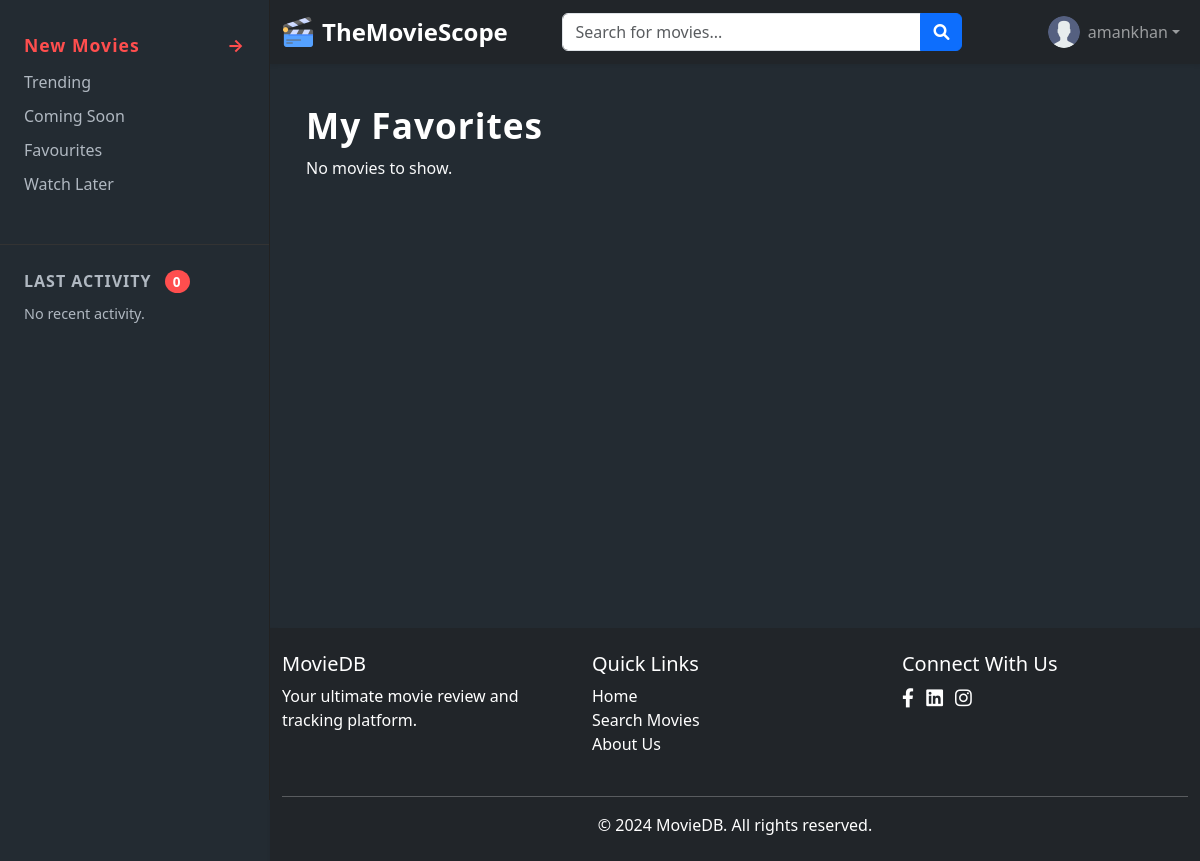
The page /favorites/ (signed in) on the database as committed earlier.
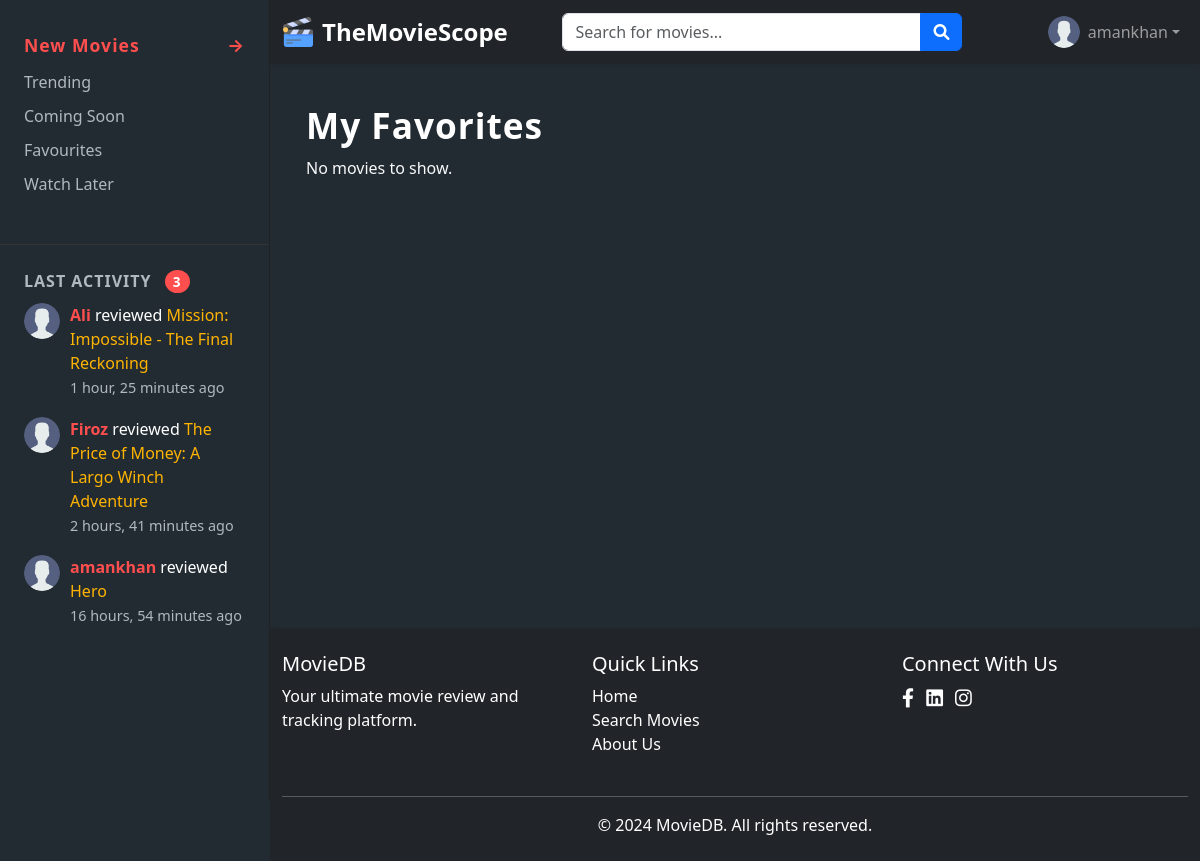
The same page on the database as committed later.
### reviews/models.py (models this page shows, shortened)
class Review(models.Model):
    user = models.ForeignKey(User, on_delete=models.CASCADE, related_name='reviews')
    tmdb_id = models.IntegerField()
    movie_title = models.CharField(max_length=255)
    rating = models.PositiveSmallIntegerField()
    text = models.TextField()
    created_at = models.DateTimeField(auto_now_add=True)

### core/views.py (the view)
# urls.py: path('favorites/', views.favorites, name='favorites'),
def favorites(request):
    if not request.user.is_authenticated:
        return redirect('accounts:login')
    movies = SavedMovie.objects.filter(user=request.user)
    return render(request, "movies_list.html", {
        "section_title": "My Favorites",
        "movies": movies,
        "is_saved": True,
    })

### core/context_processors.py (called while the page is built)
def recent_reviews(request):
    return {
        'reviews_sidebar': Review.objects.select_related('user__profile').order_by('-created_at')[:3]
    }

### templates/movies_list.html (shortened to what this page needs)
{% extends 'base.html' %}
{% block content %}
<div class="container-fluid px-4">
    <h2 class="movie-section-title">{{ section_title }}</h2>
    <div class="movies-grid">
        {% for movie in movies %}
        <div class="movie-card">
            <a href="{% url 'movies:detail' movie.id %}">
                <img class="movie-poster" src="https://image.tmdb.org/t/p/w500{{ movie.poster_path }}"
                    alt="{{ movie.title }}">
                <span class="movie-rating-badge">
                    {{ movie.vote_average|default:"-" }}
                </span>
            </a>
            <div class="movie-title">{{ movie.title }}</div>
            <div class="movie-genres">
                {% if movie.genre_ids %}
                {{ movie.genre_ids|join:", " }}
                {% else %}
                &nbsp;
                {% endif %}
            </div>
        </div>
        {% empty %}
        <p class="text-light">No movies to show.</p>
        {% endfor %}
    </div>
</div>
{% endblock %}

### templates/base.html (shortened to what this page needs)
{% load static %}
<!DOCTYPE html>
<html lang="en">
<head>
    <link href="https://cdnjs.cloudflare.com/ajax/libs/font-awesome/6.0.0/css/all.min.css" rel="stylesheet" />
    <link href="https://cdn.jsdelivr.net/npm/bootstrap@5.3.0/dist/css/bootstrap.min.css" rel="stylesheet">
    <link rel="stylesheet" href="{% static 'css/style.css' %}">
</head>
<body class="d-flex flex-column min-vh-100">
    <div class="sidebar">
        <div class="nav-section">
            <div class="section-title">New Movies <span style="float:right;">→</span></div>
            <ul>
                <li><a href="{% url 'core:trending' %}">Trending</a></li>
                <li><a href="{% url 'core:coming-soon' %}">Coming Soon</a></li>
                <li><a href="{% url 'core:favorites' %}">Favourites</a></li>
                <li><a href="{% url 'core:watch-later' %}">Watch Later</a></li>
            </ul>
        </div>
        <div class="activity-section">
            <div class="activity-title">
                LAST ACTIVITY <span class="activity-badge">
                    {% with reviews_count=reviews_sidebar|length %}
                    {{ reviews_count|default:"0" }}
                    {% endwith %}
                </span>
            </div>
            <ul class="activity-list">
                {% for review in reviews_sidebar %}
                <li>
                    {% if review.user.profile.avatar %}
                    <img src="{{ review.user.profile.avatar.url }}" class="activity-avatar"
                        alt="{{ review.user.username }}">
                    {% else %}
                    <img src="{% static 'images/user.png' %}" class="activity-avatar" alt="{{ review.user.username }}">
                    {% endif %}
                    <div class="activity-content">
                        <span class="activity-user">{{ review.user.username }}</span>
                        reviewed <span style="color:#ffb400;">{{ review.movie_title }}</span><br>
                        <span class="activity-time">{{ review.created_at|timesince }} ago</span>
                    </div>
                </li>
                {% empty %}
                <li>
                    <span class="activity-time">No recent activity.</span>
                </li>
                {% endfor %}
            </ul>
        </div>
    </div>
    <div style="margin-left:0;">
        {% include 'navbar.html' %}
        <main class="container-fluid">
            {% block content %}{% endblock %}
        </main>
    </div>
    {% include "footer.html" %}
</body>
</html>

Rows that differ between the two databases and show on the page:
added Review: user.username "Ali", movie_title "Mission: Impossible - The Final Reckoning", created_at "1 hour, 25 minutes"
added Review: user.username "Firoz", movie_title "The Price of Money: A Largo Winch Adventure", created_at "2 hours, 41 minutes"
added Review: user.username "amankhan", movie_title "Hero", created_at "16 hours, 54 minutes"
Other text that changed with them:
{{ reviews_count|default:"0" }}: "0" → "3"
text no longer shown: "No recent activity."
